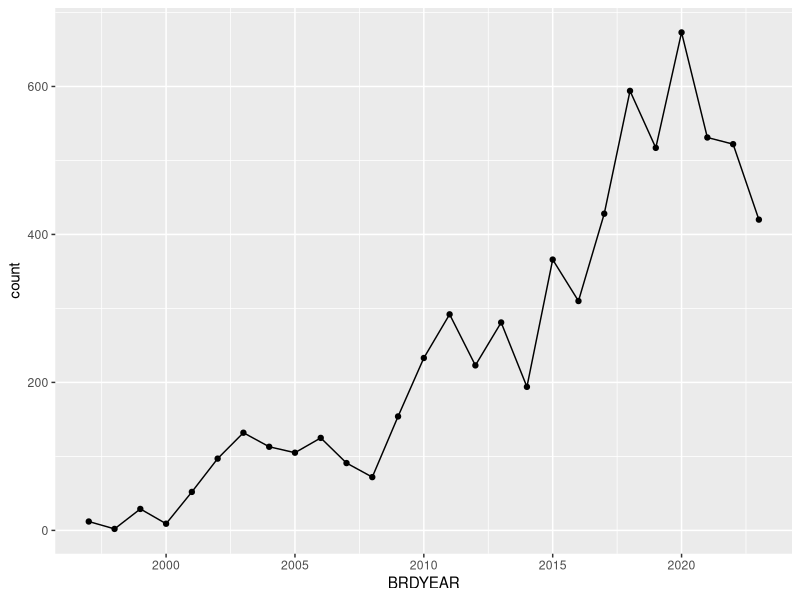
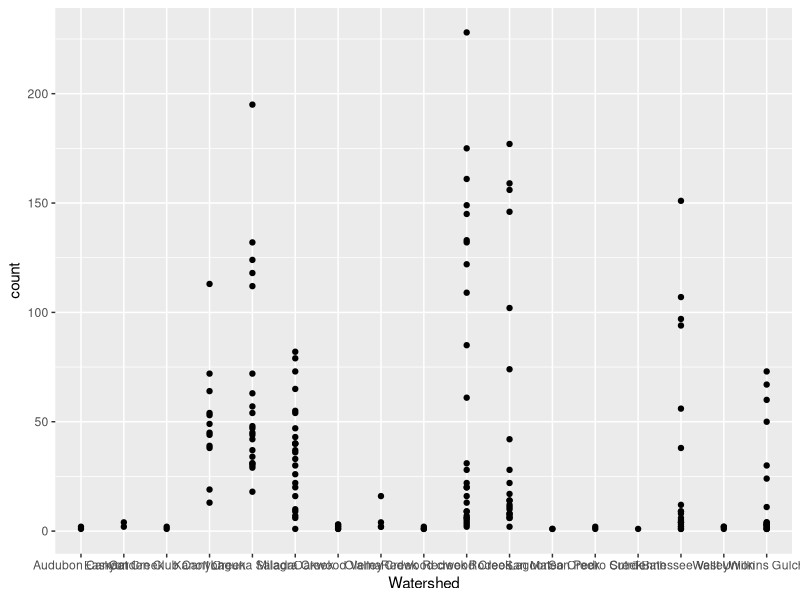

The R script that drew these images, in order:
library(tidyverse)
raw_data <- read_csv("CRLF_EGG_RAWDATA.csv")
raw_data
#checking type of each column
str(raw_data,na.rm = TRUE)

#many ints in Survey_MONTH are empty but the values in Date look to be full. need to get month from Date

#maybe we should have survey length, width, water depth, etc as 1 standardized value for each pond per breeding year? Not sure how we want to do that

new_egg <-raw_data[raw_data$OldMass=="FALSE",]
new_egg
egg_count_by_year <- new_egg|>
  select(BRDYEAR, OldMass)|>
  group_by(BRDYEAR)|>
  summarize(count=n())
egg_count_by_year

library(ggplot2)
ggplot(data = egg_count_by_year,aes(x=BRDYEAR,y=count))+geom_point()+geom_line()

egg_count_by_site <-new_egg|>
  select(Watershed,BRDYEAR,OldMass)|>
  group_by(Watershed,BRDYEAR)|>
  summarize(count=n())
egg_count_by_site|>ggplot(aes(x=Watershed,y=count))+geom_point()
